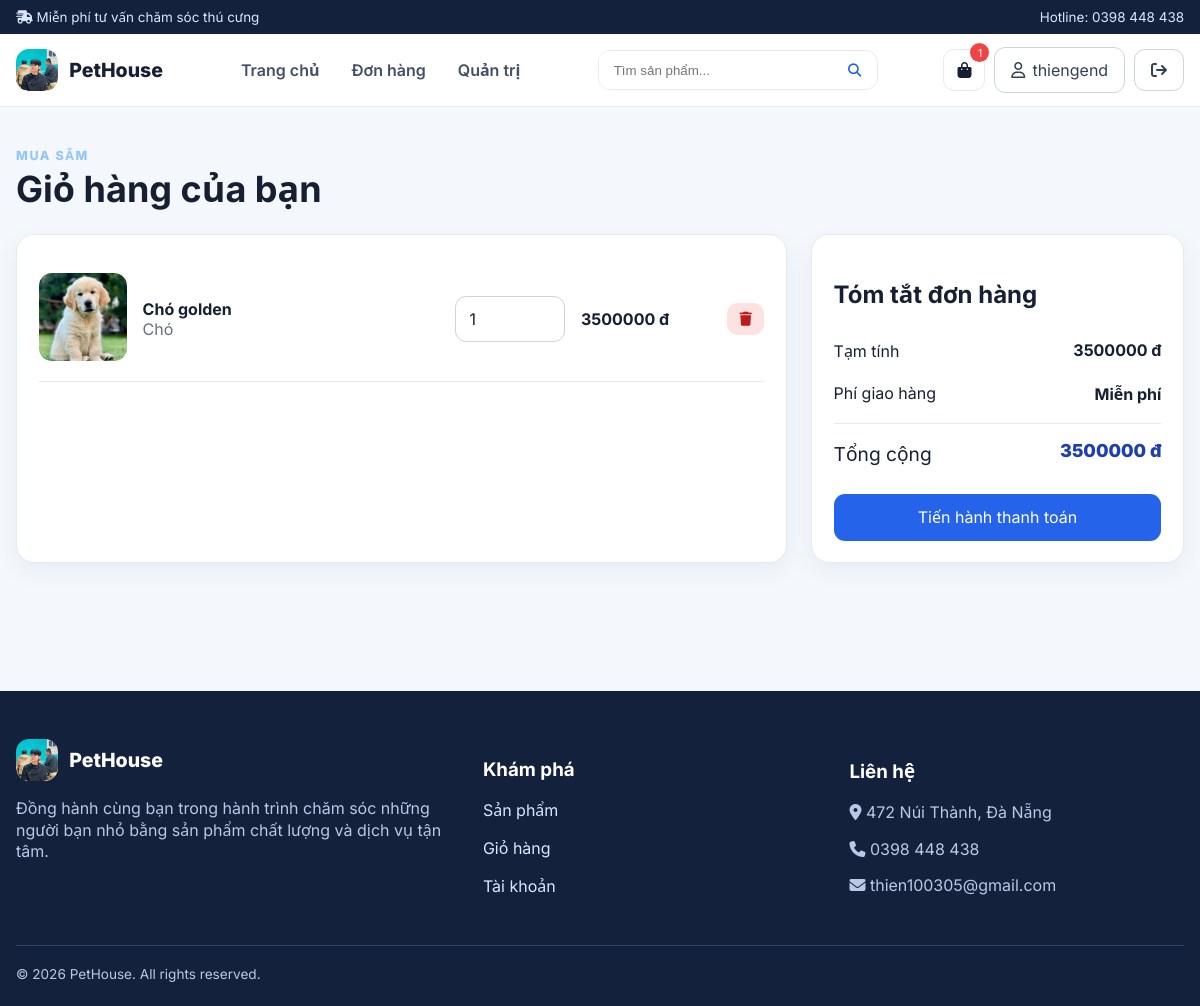
Page /cart/ (signed in) on the earlier database version.
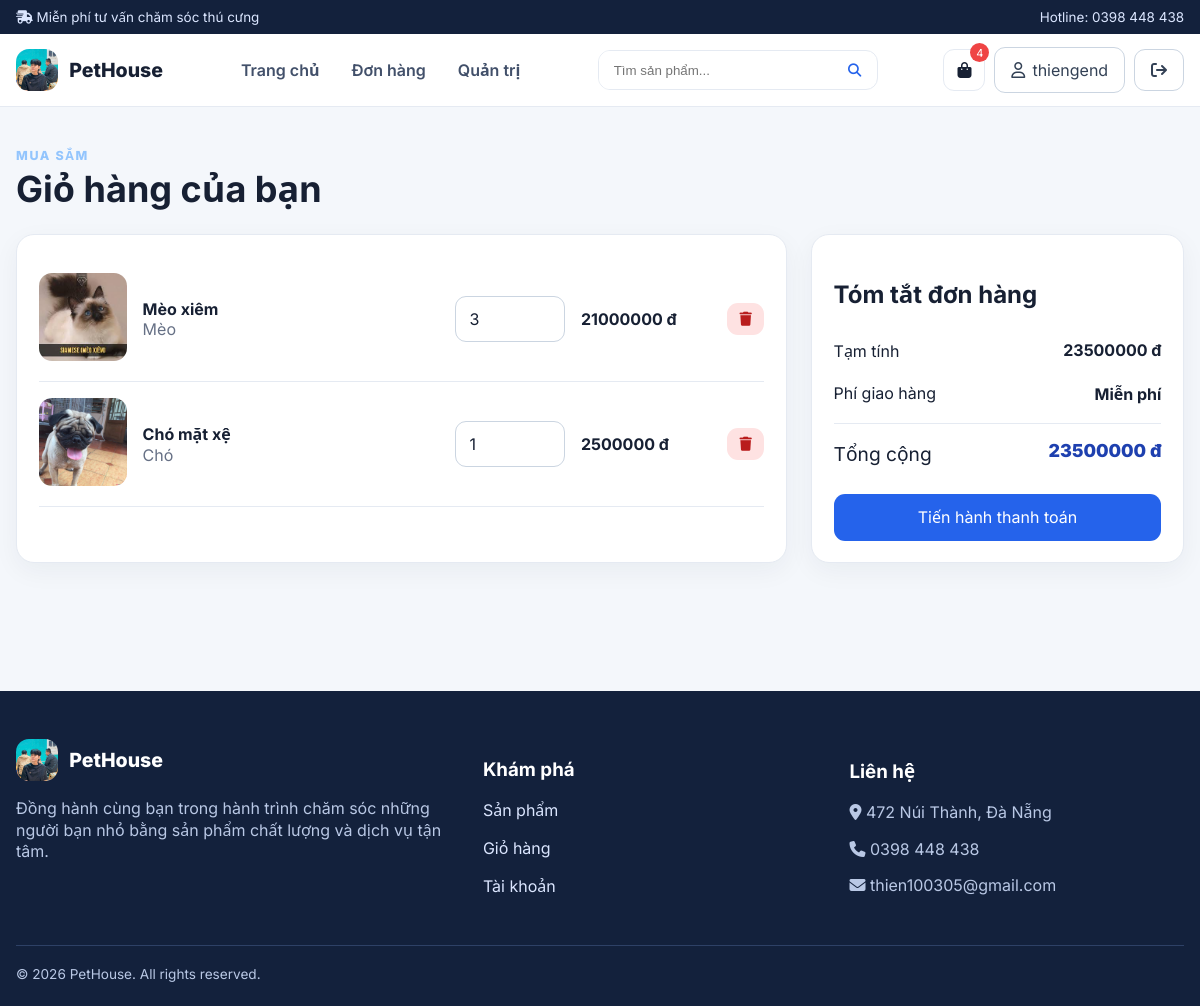
Same page on the later database version.
### accounts/models.py (models this page shows, shortened)
class CartItem(models.Model):
    cart = models.ForeignKey(Cart, on_delete=models.CASCADE, related_name="items")
    product = models.ForeignKey(Product, on_delete=models.CASCADE)
    quantity = models.PositiveIntegerField(default=1, validators=[MinValueValidator(1), MaxValueValidator(99)])
    created_at = models.DateTimeField(auto_now_add=True)
    updated_at = models.DateTimeField(auto_now=True)
    class Meta:
        constraints = [models.UniqueConstraint(fields=["cart", "product"], name="uq_cart_product")]
    @property
    def total_price(self):
        return self.product.price * self.quantity

class Product(models.Model):
    name = models.CharField(max_length=200, verbose_name="Tên sản phẩm")
    description = models.TextField(verbose_name="Mô tả")
    price = models.DecimalField(max_digits=12, decimal_places=0, validators=[MinValueValidator(0)], verbose_name="Giá")
    image = models.ImageField(upload_to="products/", verbose_name="Hình ảnh")
    category = models.ForeignKey(Category, on_delete=models.PROTECT, related_name="products", verbose_name="Danh mục")
    created_at = models.DateTimeField(auto_now_add=True, verbose_name="Ngày tạo")
    updated_at = models.DateTimeField(auto_now=True, verbose_name="Ngày cập nhật")
    is_active = models.BooleanField(default=True, verbose_name="Đang bán")
    class Meta:
        verbose_name = "Sản phẩm"
        verbose_name_plural = "Sản phẩm"
        ordering = ["-created_at"]

class Category(models.Model):
    name = models.CharField(max_length=100, unique=True, verbose_name="Tên danh mục")
    description = models.TextField(blank=True, verbose_name="Mô tả")
    created_at = models.DateTimeField(auto_now_add=True, verbose_name="Ngày tạo")
    updated_at = models.DateTimeField(auto_now=True, verbose_name="Ngày cập nhật")
    class Meta:
        verbose_name = "Danh mục"
        verbose_name_plural = "Danh mục"
        ordering = ["name"]

### accounts/views.py (the view)
# urls.py: path("cart/", views.cart, name="accounts_cart"),
@login_required
def cart(request):
    cart_obj, _ = Cart.objects.get_or_create(user=request.user)
    items = cart_obj.items.select_related("product")
    subtotal = sum((item.total_price for item in items), Decimal("0"))
    return render(request, "cart.html", {"cart_items": items, "subtotal": subtotal, "total": subtotal})

### accounts/context_processors.py (called while the page is built)
def store_context(request):
    cart_count = 0
    if request.user.is_authenticated:
        cart_count = CartItem.objects.filter(cart__user=request.user).aggregate(total=Sum("quantity"))["total"] or 0
    return {"cart_count": cart_count}

### ecommerce/templates/cart.html
{% extends 'base.html' %}{% block title %}Giỏ hàng | PetHouse{% endblock %}{% block content %}<section class="section"><div class="container"><div class="section-heading"><div><span class="eyebrow">Mua sắm</span><h1>Giỏ hàng của bạn</h1></div></div><div class="two-col"><div class="panel">{% for item in cart_items %}<div class="cart-item"><a href="{% url 'product_detail' item.product.id %}"><img class="cart-thumb" src="{{ item.product.image.url }}" alt="{{ item.product.name }}"></a><div><strong>{{ item.product.name }}</strong><div class="muted">{{ item.product.category.name }}</div></div><form class="item-qty" method="post" action="{% url 'update_cart' item.id %}">{% csrf_token %}<input type="number" name="quantity" min="1" max="99" value="{{ item.quantity }}" onchange="this.form.submit()" aria-label="Số lượng"></form><strong class="item-price">{{ item.total_price|floatformat:0 }} đ</strong><form method="post" action="{% url 'remove_from_cart' item.id %}">{% csrf_token %}<button class="btn btn-danger btn-sm" aria-label="Xóa"><i class="fa-solid fa-trash"></i></button></form></div>{% empty %}<div class="empty-state"><i class="fa-solid fa-bag-shopping fa-2x"></i><h3>Giỏ hàng đang trống</h3><a class="btn btn-primary" href="{% url 'home' %}">Tiếp tục mua sắm</a></div>{% endfor %}</div><aside class="panel summary"><h2>Tóm tắt đơn hàng</h2><div class="summary-line"><span>Tạm tính</span><strong>{{ subtotal|floatformat:0 }} đ</strong></div><div class="summary-line"><span>Phí giao hàng</span><strong>Miễn phí</strong></div><div class="summary-line summary-total"><span>Tổng cộng</span><strong class="price">{{ total|floatformat:0 }} đ</strong></div>{% if cart_items %}<a class="btn btn-primary w-100 mt-2" href="{% url 'checkout_cart' %}">Tiến hành thanh toán</a>{% endif %}</aside></div></div></section>{% endblock %}

### ecommerce/templates/base.html (shortened to what this page needs)
{% load static %}
<!doctype html>
<html lang="vi">
<head>
  <link rel="stylesheet" href="https://cdnjs.cloudflare.com/ajax/libs/font-awesome/6.5.2/css/all.min.css">
  <link rel="stylesheet" href="{% static 'css/store.css' %}">
</head>
<body>
  <div class="topbar"><div class="container topbar-inner"><span><i class="fa-solid fa-truck-fast"></i> Miễn phí tư vấn chăm sóc thú cưng</span><span>Hotline: 0398 448 438</span></div></div>
  <header class="site-nav">
    <div class="container nav-inner">
      <a class="brand" href="{% url 'home' %}"><img class="brand-mark" src="{% static 'images/pic.jpg' %}" alt="PetHouse"><span>PetHouse</span></a>
      <nav class="nav-links" aria-label="Điều hướng chính">
        <a class="nav-link" href="{% url 'home' %}">Trang chủ</a>
        {% if user.is_authenticated %}<a class="nav-link" href="{% url 'profile' %}">Đơn hàng</a>{% endif %}
        {% if user.is_staff %}<a class="nav-link" href="{% url 'admin_dashboard' %}">Quản trị</a>{% endif %}
      </nav>
      <form class="search-form" action="{% url 'search' %}" method="get" role="search">
        <input name="q" value="{{ request.GET.q }}" placeholder="Tìm sản phẩm..." aria-label="Tìm sản phẩm">
        <button aria-label="Tìm kiếm"><i class="fa-solid fa-magnifying-glass"></i></button>
      </form>
      <div class="nav-actions">
        {% if user.is_authenticated %}
          <a class="btn icon-btn" href="{% url 'cart' %}" aria-label="Giỏ hàng"><i class="fa-solid fa-bag-shopping"></i><span class="cart-badge">{{ cart_count|default:0 }}</span></a>
          <a class="btn btn-outline account-link" href="{% url 'profile' %}"><i class="fa-regular fa-user"></i> {{ user.username }}</a>
          <form action="{% url 'logout' %}" method="post">{% csrf_token %}<button class="btn btn-outline" aria-label="Đăng xuất"><i class="fa-solid fa-arrow-right-from-bracket"></i></button></form>
        {% else %}
          <a class="btn btn-outline" href="{% url 'login' %}">Đăng nhập</a><a class="btn btn-primary account-link" href="{% url 'register' %}">Đăng ký</a>
        {% endif %}
      </div>
    </div>
  </header>
  <main class="site-main">
    {% block content %}{% endblock %}
  </main>
  <footer class="footer"><div class="container"><div class="footer-grid"><div><a class="brand" href="{% url 'home' %}" style="color:white"><img class="brand-mark" src="{% static 'images/pic.jpg' %}" alt="">PetHouse</a><p>Đồng hành cùng bạn trong hành trình chăm sóc những người bạn nhỏ bằng sản phẩm chất lượng và dịch vụ tận tâm.</p></div><div><h3>Khám phá</h3><p><a href="{% url 'home' %}">Sản phẩm</a></p><p><a href="{% url 'cart' %}">Giỏ hàng</a></p><p><a href="{% url 'profile' %}">Tài khoản</a></p></div><div><h3>Liên hệ</h3><p><i class="fa-solid fa-location-dot"></i> 472 Núi Thành, Đà Nẵng</p><p><i class="fa-solid fa-phone"></i> 0398 448 438</p><p><i class="fa-solid fa-envelope"></i> thien100305@gmail.com</p></div></div><div class="footer-bottom">© {% now "Y" %} PetHouse. All rights reserved.</div></div></footer>
</body>
</html>

### ecommerce/static/css/store.css (style rules this page uses)
:root { --brand:#2563eb;--brand-dark:#1e40af;--ink:#172033;--muted:#667085;--surface:#fff;--soft:#f4f7fb;--line:#e5eaf2;--success:#159a68;--danger:#dc3545;--radius:18px;--shadow:0 14px 36px rgba(23,32,51,.09) }
* { box-sizing:border-box }
body { font-family:Inter,system-ui,-apple-system,"Segoe UI",sans-serif;color:var(--ink);background:var(--soft);margin:0 }
.site-main { min-height:65vh }
.container { width:min(1180px,calc(100% - 32px));margin:auto }
.topbar { background:#13213c;color:#dbe6ff;font-size:.84rem;padding:.5rem 0 }
.topbar-inner,.nav-inner,.row-between { display:flex;align-items:center;justify-content:space-between;gap:1rem }
.site-nav { background:rgba(255,255,255,.96);border-bottom:1px solid var(--line);position:sticky;top:0;z-index:100;backdrop-filter:blur(12px) }
.nav-inner { min-height:72px }
.brand { display:flex;align-items:center;gap:.7rem;font-weight:800;font-size:1.22rem;color:var(--ink);text-decoration:none }
.brand-mark { width:42px;height:42px;border-radius:13px;object-fit:cover }
.nav-links { display:flex;align-items:center;gap:.4rem }
.nav-link { color:#42506a;text-decoration:none;padding:.62rem .8rem;border-radius:10px;font-weight:600 }
.search-form { display:flex;min-width:280px;border:1px solid var(--line);border-radius:12px;background:white;overflow:hidden }
.search-form input { border:0;outline:0;padding:.72rem .9rem;width:100% }
.search-form button { border:0;background:transparent;color:var(--brand);padding:0 1rem }
.nav-actions { display:flex;align-items:center;gap:.55rem }
.btn { display:inline-flex;align-items:center;justify-content:center;gap:.45rem;border:1px solid transparent;border-radius:11px;padding:.72rem 1rem;font-weight:700;text-decoration:none;cursor:pointer;background:white;color:var(--ink);font:inherit }
.btn-primary { background:var(--brand);color:white }
.btn-outline { border-color:#cbd5e1;color:#334155;background:white }
.btn-danger { background:#fee2e2;color:#b91c1c }
.btn-sm { padding:.48rem .72rem;font-size:.88rem }
.icon-btn { width:42px;height:42px;padding:0;border:1px solid var(--line);position:relative }
.cart-badge { position:absolute;right:-5px;top:-7px;background:#ef4444;color:white;min-width:19px;height:19px;border-radius:99px;font-size:.69rem;display:grid;place-items:center }
.eyebrow { text-transform:uppercase;letter-spacing:.13em;font-weight:800;font-size:.78rem;color:#93c5fd }
.section { padding:2.3rem 0 }
.section-heading { display:flex;align-items:end;justify-content:space-between;gap:1rem;margin-bottom:1.35rem }
.section-heading h1,.section-heading h2 { margin:0;font-size:clamp(1.65rem,3vw,2.25rem) }
.section-heading p,.muted { color:var(--muted) }
.price { color:var(--brand-dark);font-size:1.12rem;font-weight:850 }
.panel { background:white;border:1px solid var(--line);border-radius:var(--radius);box-shadow:0 8px 26px rgba(23,32,51,.05);padding:1.35rem }
.two-col { display:grid;grid-template-columns:minmax(0,1.55fr) minmax(290px,.75fr);gap:1.5rem }
.form-control,select,textarea,input[type=text],input[type=email],input[type=password],input[type=number],input[type=date],input[type=time] { width:100%;border:1px solid #cbd5e1;border-radius:11px;padding:.76rem .85rem;background:white;color:var(--ink);font:inherit }
.cart-item { display:grid;grid-template-columns:88px 1fr 110px 130px auto;align-items:center;gap:1rem;padding:1rem 0;border-bottom:1px solid var(--line) }
.cart-thumb { width:88px;height:88px;object-fit:cover;border-radius:13px }
.summary { position:sticky;top:94px }
.summary-line { display:flex;justify-content:space-between;padding:.65rem 0 }
.summary-total { font-size:1.2rem;border-top:1px solid var(--line);margin-top:.5rem;padding-top:1rem }
.footer { background:#13213c;color:#b9c8e5;margin-top:4rem;padding:3rem 0 1.5rem }
.footer-grid { display:grid;grid-template-columns:1.3fr 1fr 1fr;gap:2rem }
.footer h3 { color:white }
.footer a { color:#dbe6ff;text-decoration:none }
.footer-bottom { border-top:1px solid #2e4166;margin-top:2rem;padding-top:1.2rem;font-size:.85rem }
.w-100 { width:100% }
.mt-2 { margin-top:1rem }

Differences in the rows shown:
removed CartItem: product.image (picture), product.name "Chó golden", product.category.name "Chó", quantity "1", total_price "3500000"
added CartItem: product.image (picture), product.name "Mèo xiêm", product.category.name "Mèo", quantity "3", total_price "21000000"
added CartItem: product.image (picture), product.name "Chó mặt xệ", product.category.name "Chó", quantity "1", total_price "2500000"
Other differences:
{{ cart_count|default:0 }}: "1" → "4"
{{ subtotal|floatformat:0 }}: "3500000" → "23500000"
{{ total|floatformat:0 }}: "3500000" → "23500000"
